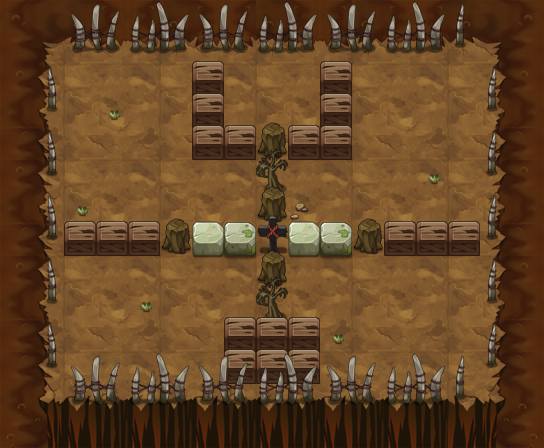

Tiled map render using the project's own tile images. Description and the map definition, with tile-layer contents summarised, below:
An orthogonal 17x14 tile map with 32x32 px tiles, 16 tile layers (PASS, 块层 2, 块层 5, 块层 3, ...) and 10 objects (6x TRAP, 3x yjwus2, PLAYER).

<map version="1.0" orientation="orthogonal" width="17" height="14" tilewidth="32" tileheight="32">
 <properties>
  <property name="DESTRY1" value="25" />
  <property name="DESTRY2" value="27" />
  <property name="DESTRY_COUNT" value="2" />
  <property name="EXP" value="1010" />
  <property name="ITEM" value="D037" />
  <property name="MONEY" value="1515" />
 </properties>
 <tileset firstgid="1" name="yjbl" tilewidth="32" tileheight="32">
  <image source="yjbl.png" width="450" height="600" />
 </tileset>
 <layer name="PASS" width="17" height="14">
  <data>[238 cells, 140 non-empty, 10 distinct tile ids]</data>
 </layer>
 <layer name="块层 2" width="17" height="14">
  <data>[238 cells, 238 non-empty, 31 distinct tile ids]</data>
 </layer>
 <layer name="块层 5" width="17" height="14">
  <data>[238 cells, 6 non-empty, 3 distinct tile ids]</data>
 </layer>
 <layer name="块层 3" width="17" height="14">
  <data>[238 cells, 65 non-empty, 12 distinct tile ids]</data>
 </layer>
 <layer name="块层 6" width="17" height="14">
  <data>[238 cells, 32 non-empty, 6 distinct tile ids]</data>
 </layer>
 <layer name="SHELTER 11" width="17" height="14">
  <data>[238 cells, 13 non-empty, 5 distinct tile ids]</data>
 </layer>
 <layer name="SHELTER 10" width="17" height="14">
  <data>[238 cells, 3 non-empty, 1 distinct tile ids]</data>
 </layer>
 <layer name="SHELTER 9" width="17" height="14">
  <data>[238 cells, 3 non-empty, 1 distinct tile ids]</data>
 </layer>
 <layer name="SHELTER 8" width="17" height="14">
  <data>[238 cells, 1 non-empty, 1 distinct tile ids]</data>
 </layer>
 <layer name="SHELTER 7" width="17" height="14">
  <data>[238 cells, 1 non-empty, 1 distinct tile ids]</data>
 </layer>
 <layer name="SHELTER 6" width="17" height="14">
  <data>[238 cells, 13 non-empty, 5 distinct tile ids]</data>
 </layer>
 <layer name="SHELTER 5" width="17" height="14">
  <data>[238 cells, 1 non-empty, 1 distinct tile ids]</data>
 </layer>
 <layer name="SHELTER 4" width="17" height="14">
  <data>[238 cells, 1 non-empty, 1 distinct tile ids]</data>
 </layer>
 <layer name="SHELTER 3" width="17" height="14">
  <data>[238 cells, 5 non-empty, 2 distinct tile ids]</data>
 </layer>
 <layer name="SHELTER 2" width="17" height="14">
  <data>[238 cells, 2 non-empty, 1 distinct tile ids]</data>
 </layer>
 <layer name="SHELTER 1" width="17" height="14">
  <data>[238 cells, 2 non-empty, 1 distinct tile ids]</data>
 </layer>
 <objectgroup name="对象层 1" width="17" height="14">
  <object name="PLAYER" type="PLAYER" x="256" y="64" width="32" height="32" />
  <object name="yjwus2" x="128" y="320" width="32" height="32">
   <properties>
    <property name="buff_type" value="fire_shell" />
    <property name="lua_ai" value="monster_yjwus_ai" />
    <property name="quality" value="yjwus2.quality" />
   </properties>
  </object>
  <object name="yjwus2" x="384" y="320" width="32" height="32">
   <properties>
    <property name="buff_type" value="fire_shell" />
    <property name="lua_ai" value="monster_yjwus_ai" />
    <property name="quality" value="yjwus2.quality" />
   </properties>
  </object>
  <object name="yjwus2" x="448" y="288" width="32" height="32">
   <properties>
    <property name="buff_type" value="fire_shell" />
    <property name="lua_ai" value="monster_yjwus_ai" />
    <property name="quality" value="yjwus2.quality" />
   </properties>
  </object>
  <object name="staff_driger_control" type="TRAP" x="0" y="416" width="32" height="32">
   <properties>
    <property name="trap_delay" value="10" />
    <property name="trap_id" value="0" />
    <property name="trap_script" value="trap(&quot;staff_driger&quot;):setOpened(true);" />
    <property name="trap_start_mode" value="2" />
    <property name="trap_state" value="open" />
   </properties>
  </object>
  <object name="staff_driger" type="TRAP" x="224" y="192" width="32" height="32">
   <properties>
    <property name="trap_ani" value="driger.actor" />
    <property name="trap_floor" value="true" />
    <property name="trap_id" value="0" />
    <property name="trap_script" value="target(&quot;PLAYER&quot;):setCurrentUseSkill(  make_ice_staff_skill()  );target(&quot;PLAYER&quot;):setEffectAnimateName(&quot;find_player.ani&quot;);trap(&quot;staff_driger&quot;):setOpened(false)" />
    <property name="trap_start_mode" value="0" />
    <property name="trap_state" value="open" />
   </properties>
  </object>
  <object name="liusha" type="TRAP" x="384" y="288" width="32" height="32">
   <properties>
    <property name="lua_ai" value="trap_mire_ai" />
    <property name="trap_ani" value="liusha.actor" />
    <property name="trap_floor" value="true" />
    <property name="trap_sh" value="1" />
    <property name="trap_sw" value="1" />
   </properties>
  </object>
  <object name="zi_dan_down1" type="TRAP" x="128" y="96" width="32" height="32">
   <properties>
    <property name="trap_ani" value="fire_cat_down.actor" />
    <property name="trap_delay" value="2" />
    <property name="trap_id" value="0" />
    <property name="trap_script" value="trap(&quot;zi_dan_down1&quot;):setAtkPower(target(&quot;PLAYER&quot;):getHP()*0.1);trap(&quot;zi_dan_down1&quot;):turnDown(); trap(&quot;zi_dan_down1&quot;):getAI():getActions():addObject( AIUseSkill:create(   SkillLua:create(&quot;skill_0001&quot;)  )  );" />
    <property name="trap_start_mode" value="2" />
    <property name="trap_state" value="open" />
   </properties>
  </object>
  <object name="zi_dan_left1" type="TRAP" x="448" y="160" width="32" height="32">
   <properties>
    <property name="trap_ani" value="fire_cat_left.actor" />
    <property name="trap_delay" value="2" />
    <property name="trap_id" value="0" />
    <property name="trap_script" value="trap(&quot;zi_dan_left1&quot;):setAtkPower(target(&quot;PLAYER&quot;):getHP()*0.1);trap(&quot;zi_dan_left1&quot;):turnLeft(); trap(&quot;zi_dan_left1&quot;):getAI():getActions():addObject( AIUseSkill:create(   SkillLua:create(&quot;skill_0001&quot;)  )  );" />
    <property name="trap_start_mode" value="2" />
    <property name="trap_state" value="open" />
   </properties>
  </object>
  <object name="liusha" type="TRAP" x="128" y="288" width="32" height="32">
   <properties>
    <property name="lua_ai" value="trap_mire_ai" />
    <property name="trap_ani" value="liusha.actor" />
    <property name="trap_floor" value="true" />
    <property name="trap_sh" value="1" />
    <property name="trap_sw" value="1" />
   </properties>
  </object>
 </objectgroup>
</map>
